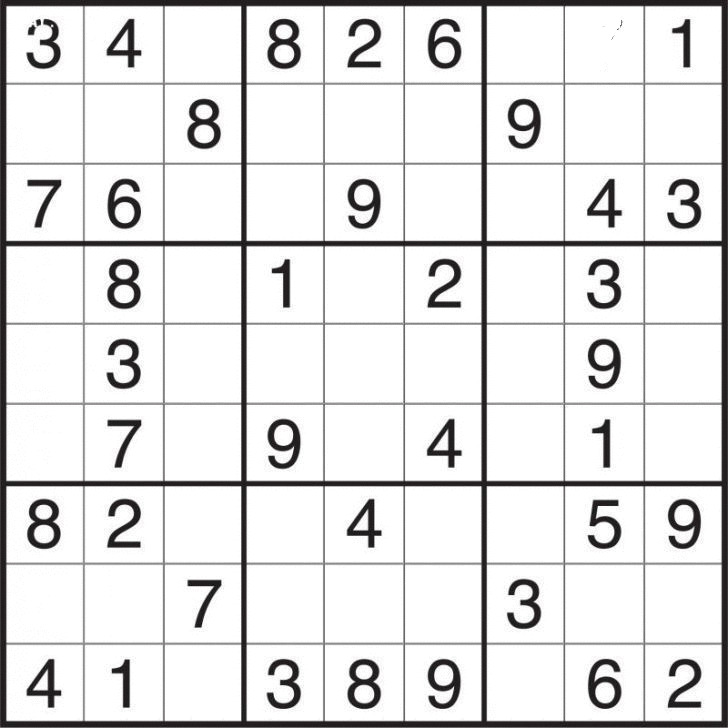
//> input picture index.jpg, 728 x 728 px
$ ./main   (built with g++ and OpenCV 4)
//> lines starting //> are read from the running program, lines starting //| are printed output that depends on the picture; after the words box and inside, x2 and y2 are one past the last pixel; in counts of white or black regions, pixels touching at a corner belong together
### sudokusolver.h
#ifndef SUDOKUSOLVER_H
#define SUDOKUSOLVER_H

#include <iostream>
using namespace std;

class sudokusolver
{
private:
	pair<int,int> findempty(int board[9][9]);
	int row(int board[9][9], int row, int num);
	int cols(int board[9][9], int col, int num);
	int box(int board[9][9], int row, int col, int num);
	int check(int board[9][9], pair<int,int> p, int num);

public:
	int cansolve(int board[9][9]);
	void showBoard(int board[9][9]);

};

#endif

### sudoku.h
#ifndef SUDOKU
#define SUDOKU

#include "opencv2/ml.hpp"
#include <opencv2/opencv.hpp>
#include <iostream>
using namespace std;
using namespace cv;
using namespace ml;


class sudoku
{
public:
	sudoku();
	Mat preproces(Mat image);
	Mat outer_box(Mat box, Mat image);
	vector<Mat> small_box(Mat box);
	Ptr<KNearest> train_data();
	void solve(vector<Mat> small_boxs, Ptr<KNearest> kclassifier);

};

#endif

### sudokusolver.cpp
#include "sudokusolver.h"
#include <bits/stdc++.h>
using namespace std;

// to find the empty space in sudoku board to fill in
pair<int,int>  sudokusolver::findempty(int board[9][9]){

	for (int i = 0; i < 9; ++i)
		for (int j = 0; j < 9; ++j)
			if (board[i][j] == 0)
				return make_pair(i,j);

	return make_pair(-1,-1); // every space is filled

}
// check the row element
int sudokusolver::row(int board[9][9], int row, int num){

	for (int i = 0 ; i < 9; ++i)
		if (board[row][i] == num)
			return 0;

	return 1;
}
// check the columun element
int sudokusolver::cols(int board[9][9], int col, int num){

	for (int i = 0; i < 9; ++i)
		if (board[i][col] == num)
			return 0;

	return 1;
}
// check element in 3X3 small box  in the board
int sudokusolver::box(int board[9][9], int row, int col, int num){

	int boxrow = (row/3)*3, boxcol = (col/3)*3;
	for (int i = boxrow; i < boxrow+3; ++i)
		for (int j = boxcol; j < boxcol+3; ++j)
			if (board[i][j] == num)
				return 0;

	return 1;
}
// check whether number is valid to fill in the place
int sudokusolver::check(int board[9][9], pair<int,int> p, int num){

	if (!row(board,p.first, num))
		return 0;
	if (!cols(board,p.second, num))
		return 0;
	if(!box(board,p.first,p.second, num))
		return 0;

	return 1;
}
// Can we solve the sudoku
int sudokusolver::cansolve(int board[9][9]){

	pair<int,int> p = findempty(board);
	if (p.first == -1)
		return 1; // solved

	for (int i = 1; i < 10; ++i){

		if (check(board,p,i)){

			board[p.first][p.second] = i;
			if (cansolve(board))
				return 1;
			board[p.first][p.second] = 0;
		}
	}
	return 0;

}
void sudokusolver::showBoard(int board[9][9]){

	cout << "\n";
	for (int i = 0; i < 9; ++i){
		for (int j = 0; j < 9; ++j)
			cout << board[i][j] << " ";
		cout << "\n";
	}

}

### sudoku.cpp
#include "opencv2/ml.hpp"
#include <opencv2/opencv.hpp>
#include <iostream>
#include <dirent.h>
#include "sudokusolver.h"
#include "sudoku.h"

using namespace cv;
using namespace std;
using namespace ml;

sudoku::sudoku()
{

}

Mat sudoku::preproces(Mat image)
{
	GaussianBlur(image, image, Size(9, 9), 0, 0); // to smooth image before thresholding
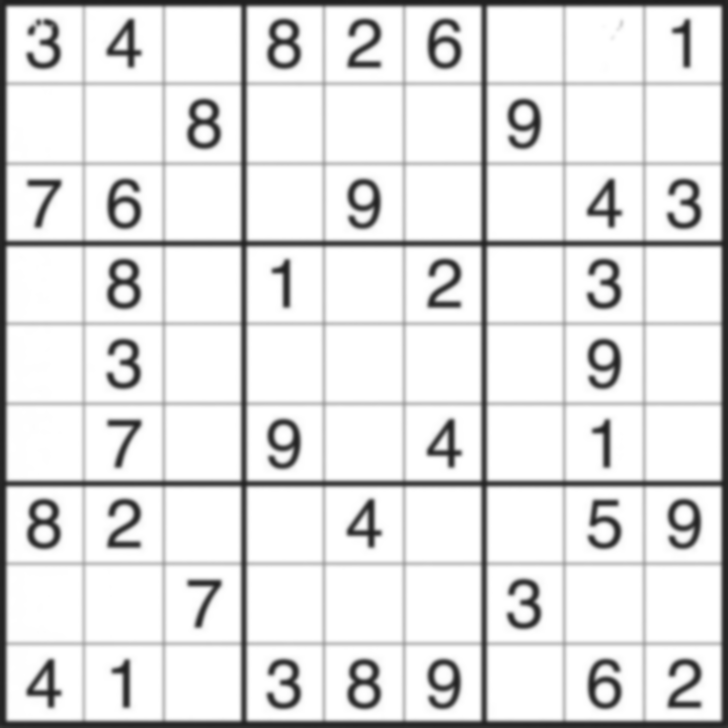
//> image: 728 rows x 728 cols, CV_8UC1; min 30, max 255, mean 226.1

	Mat box = Mat::zeros(image.size(), CV_8UC1);
	adaptiveThreshold(image, box, 255, ADAPTIVE_THRESH_MEAN_C, THRESH_BINARY_INV, 3, 2);// adaptive thresholding to create binary image
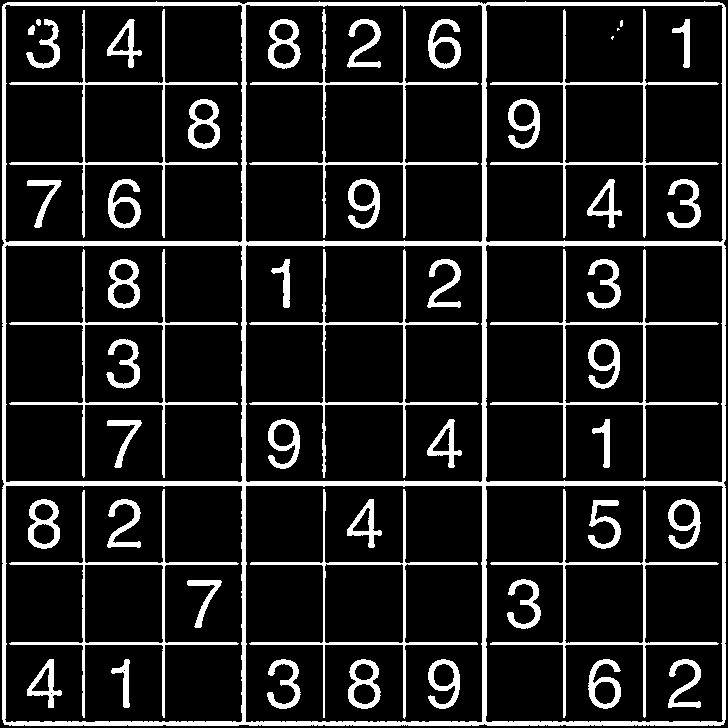
//> box: 728 rows x 728 cols, CV_8UC1; 13.5% white; 52 white regions (3 under 20 px), largest, box (x1, y1, x2, y2) and area: (2, 1, 726, 726) 25604, (490, 249, 719, 478) 2655, (490, 9, 719, 238) 2650

	Mat structEle = getStructuringElement(MORPH_CROSS, Size(3,3), Point(-1, -1));// structing element for dilating
	dilate(box, box, structEle);// to get proper lines
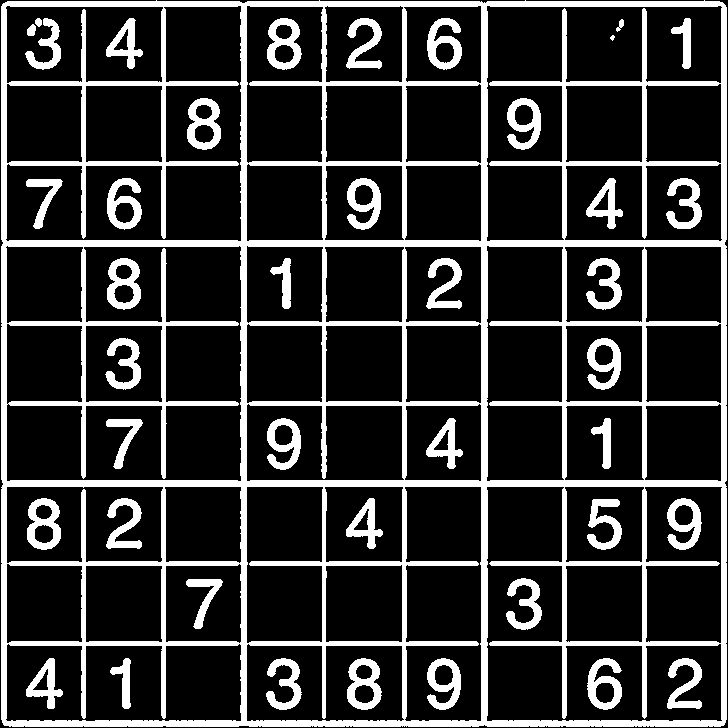
//> box: 728 rows x 728 cols, CV_8UC1; 20.2% white; 42 white regions (1 under 20 px), largest, box (x1, y1, x2, y2) and area: (1, 0, 727, 727) 76403, (27, 498, 61, 550) 981, (187, 98, 221, 150) 974

	return box;
}

// [34 lines left out: function outer_box, not called in this run]
// [18 lines of commented-out code are left out]
vector<Mat> sudoku::small_box(Mat box)
{
	vector<Mat> small_boxs;
	double small = box.rows/9.0;
//> small = 80.89
	Mat small_img;
	for(double row = 0; row < box.rows; row += small)
	{
		for(double col = 0; col < box.cols; col += small)
		{
			small_img = Mat(box, Rect(col+15, row+15, small-20, small-20));
			resize(small_img, small_img, Size(16,16), 0, 0, INTER_NEAREST);
			small_boxs.push_back(small_img);
		}
	}
	return small_boxs;
}

Ptr<KNearest> sudoku::train_data()
{
	int tot_image = 775, counter = 0;
	Mat trainData = Mat(Size(256, tot_image), CV_32FC1);
	Mat responses = Mat(Size(1, tot_image), CV_32FC1);

	for(int i = 0; i < 10; ++i)
	{
		DIR *dir;
		dirent *ent;
		char images_dir[] = "digit_pics/";
		char path[255];

		sprintf(path, "%s/%d", images_dir, i);
		namedWindow("temp", CV_WINDOW_NORMAL);

		dir = opendir(path);
		if(dir != NULL)
		{
			while((ent = readdir(dir)) != NULL)
			{
				if (strcmp(ent->d_name, ".") != 0 && strcmp(ent->d_name, "..") != 0 )
				{
					char image_name[255];
					sprintf(image_name, "/%s", ent->d_name);
					string temp(image_name);
					temp = path + temp;

					Mat Ds_img = imread(temp);

					cvtColor(Ds_img, Ds_img, CV_BGR2GRAY);
					threshold(Ds_img, Ds_img, 200, 255, THRESH_OTSU);
					Ds_img.convertTo(Ds_img, CV_32FC1,1.0/255.0);
					resize(Ds_img, Ds_img, Size(16, 16), 0, 0, INTER_NEAREST);
					Ds_img.reshape(1, 1);
					for(int k = 0; k < 256; ++k)
					{
						trainData.at<float>(counter*256 + k) = Ds_img.at<float>(k);
					}
					responses.at<float>(counter) = i;
					counter++;

				}

			}
		}
		closedir(dir);
	}

	 Ptr<TrainData> trainingData;
	 Ptr<KNearest> kclassifier = KNearest::create();

	 trainingData = TrainData::create(trainData, SampleTypes::ROW_SAMPLE, responses);
	 kclassifier->train(trainingData);

	 return kclassifier;
}

void sudoku::solve(vector<Mat> small_boxs, Ptr<KNearest> kclassifier)
{
	Mat temp_image =Mat(Size(256, 1), CV_32FC1);
	int grid[9][9];
	for(int i = 0; i < small_boxs.size(); ++i)
	{
		Mat image1 = small_boxs[i];
		image1.convertTo(image1, CV_32FC1, 1.0/255.0);
		image1.reshape(1, 1);

		for(int k = 0; k < 256; ++k)
			temp_image.at<float>(k) = image1.at<float>(k);

		Mat output(0,0,CV_32F);
		float val = kclassifier->findNearest(temp_image, kclassifier->getDefaultK(),output);
		grid[i/9][i%9] = val;
	}
//> this loop made 81 passes
//> after the loop, temp_image = 256 values, max 1 at index 3, min 0 at index 0, mean 0.238

	for(int i = 0; i < 9; ++i)
	{
		for(int j = 0; j < 9; ++j)
			cout << grid[i][j] << " ";
		cout << endl;
	}

	sudokusolver *obj;
	if(obj->cansolve(grid))
//> in cansolve, `pair<int,int> p = findempty(board);`: p = (0, 0)
//> the loop in cansolve, `for (int i = 1; i < 10; ++i)` made 1 pass
//> (boxrow in box, boxcol in box, p in cansolve) on pass 1: (0, 0, (0, 1))
	obj->showBoard(grid);
	else
	cout << "invalid sudoku\n";
}

### main.cpp
#include "sudoku.h"
#include <iostream>
#include <opencv2/opencv.hpp>
#include "opencv2/ml.hpp"

using namespace std;
using namespace cv;
using namespace ml;

int main()
{
	sudoku obj1;
	Mat image = imread("index.jpg", IMREAD_GRAYSCALE);
	if(image.empty())
	{
		cout << "Cannot read the image\n";
		return -1;
	}


	Mat box = obj1.preproces(image);

	vector<Mat> small_boxs = obj1.small_box(box);

	Ptr<KNearest> kclassifier = obj1.train_data();

	obj1.solve(small_boxs, kclassifier);


	return 0;
}
